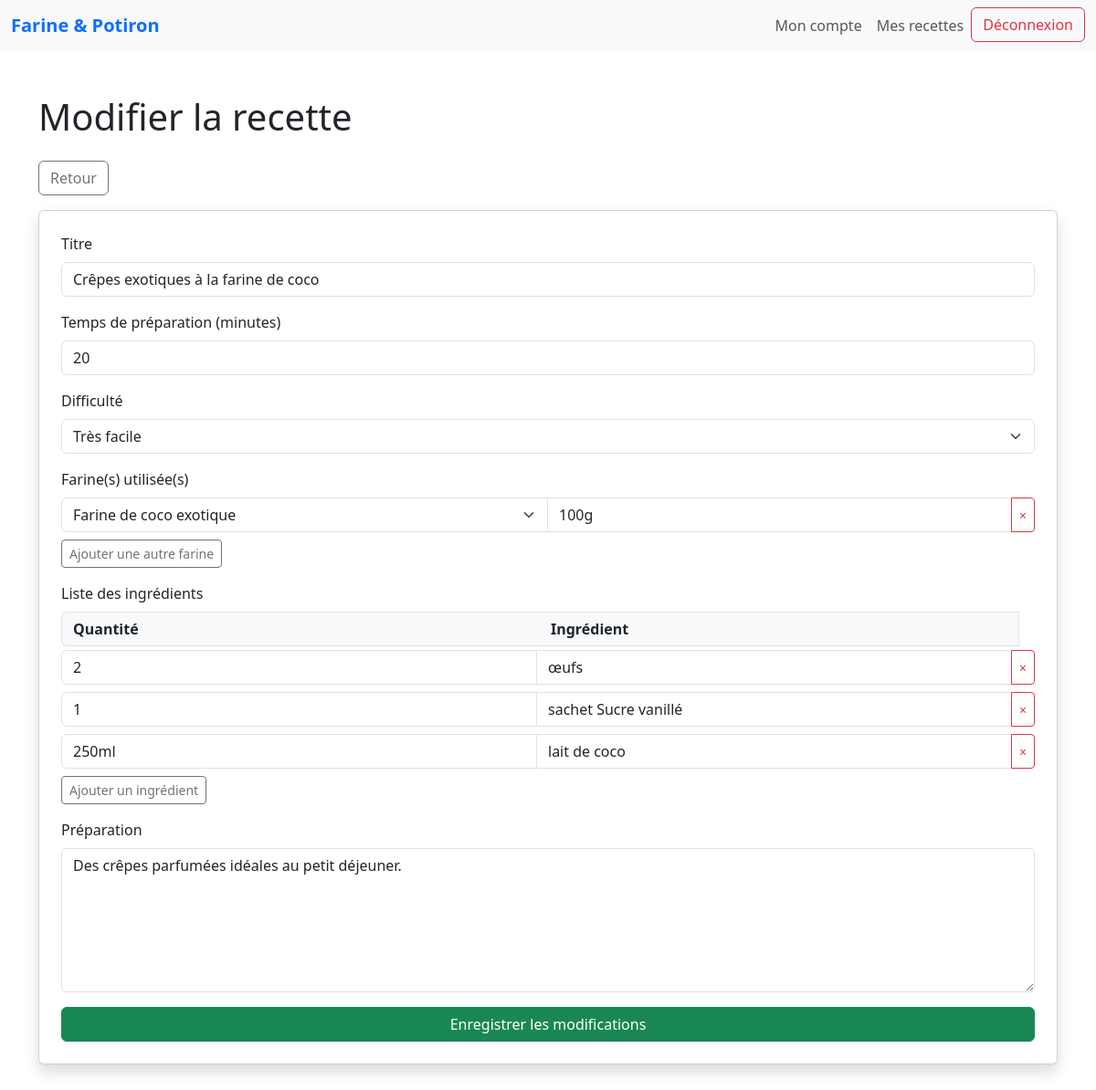
The page /modifierRecette.php?id=2 (signed in) on the database its author committed.
### tables this page shows
CREATE TABLE `recette` (
  `id` int(11) NOT NULL,
  `titre` varchar(255) NOT NULL,
  `description_detaillee` text NOT NULL,
  `duree_preparation` int(11) NOT NULL,
  `difficulte` int(11) NOT NULL,
  `auteur` int(11) NOT NULL,
  `date_crea` datetime NOT NULL,
  `date_modif` datetime NOT NULL
);

CREATE TABLE `ingredient` (
  `id` int(11) NOT NULL,
  `recette` int(11) NOT NULL,
  `nom` varchar(100) NOT NULL,
  `quantite` varchar(100) NOT NULL,
  `reference_farine` varchar(255) DEFAULT NULL,
  `est_farine` tinyint(1) NOT NULL
);

### modifierRecette.php (called while the page is built, shortened)
<?php
$id = $_GET['id'] ?? null;
$recette = new recette();
if (!$recette->load($id)) {
    die("Recette introuvable.");
}
$farineModel = new Farine();
$listeFarines = $farineModel->getAll();
$farines = [];
$farinesDesc = [];
foreach ($listeFarines as $f) {
    $farines[$f['reference']] = $f['libelle'];
    $farinesDesc[$f['reference']] = $f['description'];
}
$ingredients = $recette->getIngredientsWithFarines();
include "templates/pages/formModifierRecette.php";

### library/bdd.php (called while the page is built, shortened)
<?php
function bddRequest($sql, $param = []) {
    global $bdd;
    $req = $bdd->prepare($sql);
    $cr = $req->execute($param);
    if ($cr) {
        return $req;
    } else {
        return false;
    }
}
function bddGetRecord($sql, $param = []) {
    $req = bddRequest($sql, $param);
    $ligne = $req->fetch(PDO::FETCH_ASSOC);
    if (empty($ligne)) {
        return false;
    } else {
        return $ligne;
    }
}
function bddGetRecords($sql, $param = []) {
    $req = bddRequest($sql, $param);
    return $req->fetchAll(PDO::FETCH_ASSOC);
}

### modele/_model.php (called while the page is built, shortened)
<?php
class _model {
    protected $table = "";
    protected $champs = [];
    protected $valeurs = [];
    protected $id;
    function load($id = null) {
        if ($id !== null) $this->id = $id;
        $sql = "SELECT * FROM `$this->table` WHERE id = :id";
        $param = [":id" => $this->id];
        $ligne = bddGetRecord($sql, $param);
        return true;
    }
    function loadFromTab($tab) {
        $this->valeurs = [];
        foreach ($this->champs as $champ) {
            if (isset($tab[$champ])) $this->valeurs[$champ] = $tab[$champ];
        }
        if (isset($tab["id"])) $this->id = $tab["id"];
    }
    function get($champ) {
        if ($champ == 'id') return $this->id;
        if (in_array($champ, $this->champs)) return $this->valeurs[$champ] ?? null;
        return null;
    }
    function id() {
        return $this->id;
    }
}

### modele/recette.php (called while the page is built, shortened)
<?php
class recette extends _model {
    public function convertirDifficulteEnTexte(int $valeur): string {
        $map = [1 => 'Très facile', 2 => 'Facile', 3 => 'Difficile'];
        return $map[$valeur] ?? 'Très facile';
    }
    public function getIngredientsWithFarines(): array {
        $ingredientModel = new Ingredient();
        $ingredients = $ingredientModel->getByRecette($this->id());
        $farineModel = new Farine();
        $farinesMap = $farineModel->getAllAsMap();
        foreach ($ingredients as &$ing) {
            if (!empty($ing['est_farine']) && !empty($ing['reference_farine']) && isset($farinesMap[$ing['reference_farine']])) {
                $ing['nom'] = $farinesMap[$ing['reference_farine']]['libelle'];
            } else {
                $ing['description_farine'] = '';
            }
        }
        return $ingredients;
    }
}

### modele/ingredient.php (called while the page is built, shortened)
<?php
class ingredient extends _model {
    public function getByRecette(int $idRecette): array {
        $sql = "SELECT nom, quantite, est_farine, reference_farine
                FROM ingredient
                WHERE recette = :id";
        return bddGetRecords($sql, [":id" => $idRecette]);
    }
}

### modele/farine.php (called while the page is built, shortened)
<?php
class farine extends _model {
    public function getAll(): array {
        return bddGetRecords("SELECT reference, libelle, description FROM farine ORDER BY libelle ASC");
    }
    public function getAllAsMap(): array {
        $rows = bddGetRecords("SELECT reference, libelle, description FROM farine");
        $map = [];
        foreach ($rows as $f) {
            $map[$f['reference']] = [
                'libelle' => $f['libelle'],
                'description' => $f['description']
            ];
        }
        return $map;
    }
}

### templates/pages/formModifierRecette.php (the view, shortened to what this page needs)
<!DOCTYPE html>
<html lang="fr">
<head>
    <link href="https://cdn.jsdelivr.net/npm/bootstrap@5.3.3/dist/css/bootstrap.min.css" rel="stylesheet">
</head>
<body>
    <?php include "templates/fragments/headerConnecter.php"; ?>
    <div class="container my-5">
        <h1 class="mb-4">Modifier la recette</h1>
        <a href="afficherListeRecetteUtilisateur.php" class="btn btn-outline-secondary mb-3">
            Retour
        </a>
        <form method="post" action="enregistreModification.php" class="card p-4 shadow" id="formRecette">
            <div class="mb-3">
                <label for="titre" class="form-label">Titre</label>
                <input type="text" name="titre" id="titre" class="form-control"
                       value="<?= htmlspecialchars($recette->get("titre")) ?>" required>
            </div>
            <div class="mb-3">
                <label for="duree_preparation" class="form-label">Temps de préparation (minutes)</label>
                <input type="number" name="duree_preparation" id="duree_preparation" class="form-control"
                       value="<?= htmlspecialchars($recette->get("duree_preparation")) ?>" required>
            </div>
            <div class="mb-3">
                <label for="difficulte" class="form-label">Difficulté</label>
                <select name="difficulte" id="difficulte" class="form-select" required>
                    <?php for ($val = 1; $val <= 3; $val++): ?>
                        <option value="<?= $val ?>" <?= $recette->get("difficulte") == $val ? "selected" : "" ?>>
                            <?= $recette->convertirDifficulteEnTexte($val) ?>
                        </option>
                    <?php endfor; ?>
                </select>
            </div>
            <div class="mb-3" id="containerFarines">
                <label class="form-label">Farine(s) utilisée(s)</label>
                <?php foreach ($ingredients as $ing): ?>
                    <?php if ($ing["est_farine"]): ?>
                        <div class="input-group mb-2 farineLigne">
                            <select name="farine[]" class="form-select selectFarine" required>
                                <?php foreach ($farines as $ref => $libelle): ?>
                                    <option value="<?= htmlspecialchars($ref) ?>"
                                            data-description="<?= htmlspecialchars($farinesDesc[$ref]) ?>"
                                            <?= $ref === $ing["reference_farine"] ? "selected" : "" ?>>
                                        <?= htmlspecialchars($libelle) ?>
                                    </option>
                                <?php endforeach; ?>
                            </select>
                            <input type="text" name="quantite_farine[]" class="form-control"
                                   placeholder="Quantité (ex: 200g)"
                                   value="<?= htmlspecialchars($ing["quantite"]) ?>" required>
                            <button type="button" class="btn btn-outline-danger btn-sm supprimerFarine">&times;</button>
                        </div>
                    <?php endif; ?>
                <?php endforeach; ?>
                <button type="button" class="btn btn-sm btn-outline-secondary" id="ajouterFarine">
                    Ajouter une autre farine
                </button>
            </div>
            <div class="mb-3" id="containerIngredients">
                <label class="form-label">Liste des ingrédients</label>
                <div class="input-group mb-1">
                    <span class="form-control bg-light fw-bold border-end-0" style="pointer-events: none;">Quantité</span>
                    <span class="form-control bg-light fw-bold border-start-0" style="pointer-events: none;">Ingrédient</span>
                </div>
                <?php foreach ($ingredients as $ing): ?>
                    <?php if (!$ing["est_farine"]): ?>
                        <div class="input-group mb-2 ingredientLigne">
                            <input type="text" name="ingredient_quantite[]" class="form-control"
                                   placeholder="Quantité (ex: 100g)"
                                   value="<?= htmlspecialchars($ing["quantite"]) ?>">
                            <input type="text" name="ingredient_nom[]" class="form-control"
                                   placeholder="Nom de l'ingrédient"
                                   value="<?= htmlspecialchars($ing["nom"]) ?>" required>
                            <button type="button" class="btn btn-outline-danger btn-sm supprimerIngredient">&times;</button>
                        </div>
                    <?php endif; ?>
                <?php endforeach; ?>
                <button type="button" class="btn btn-sm btn-outline-secondary" id="ajouterIngredient">
                    Ajouter un ingrédient
                </button>
            </div>
            <div class="mb-3">
                <label for="description_detaillee" class="form-label">Préparation</label>
                <textarea name="description_detaillee" id="description_detaillee"
                          class="form-control" rows="6" required><?= htmlspecialchars($recette->get("description_detaillee")) ?></textarea>
            </div>
            <div class="d-grid">
                <button type="submit" class="btn btn-success">Enregistrer les modifications</button>
            </div>
        </form>
    </div>
</body>
</html>

### rows shown on the page
recette: titre "Crêpes exotiques à la farine de coco", duree_preparation "20", description_detaillee "Des crêpes parfumées idéales au petit déjeuner."
ingredient: reference_farine "Farine de coco exotique", quantite "100g"
ingredient: quantite "2", nom "œufs"
ingredient: quantite "1", nom "sachet Sucre vanillé"
ingredient: quantite "250ml", nom "lait de coco"

### other values the page prints
$link['label'] "Mon compte"
$link['label'] "Mes recettes"
form field difficulte "Très facile"
